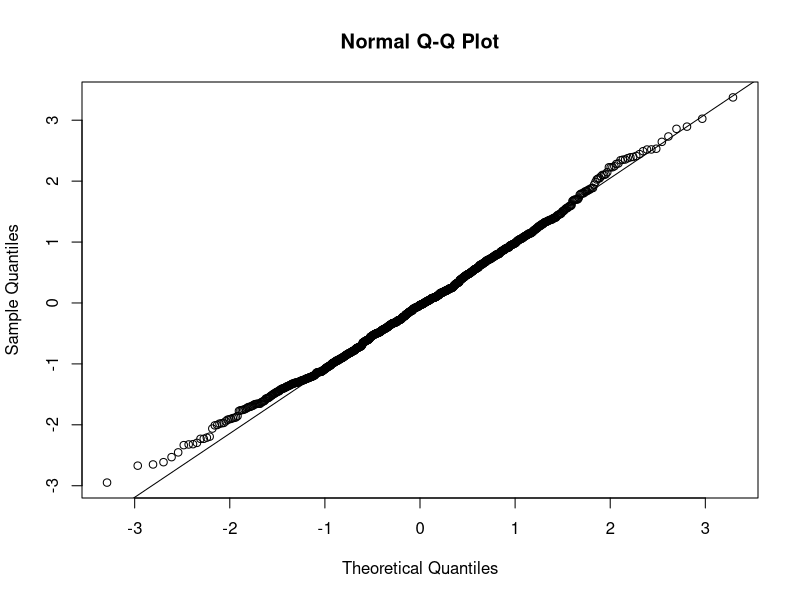
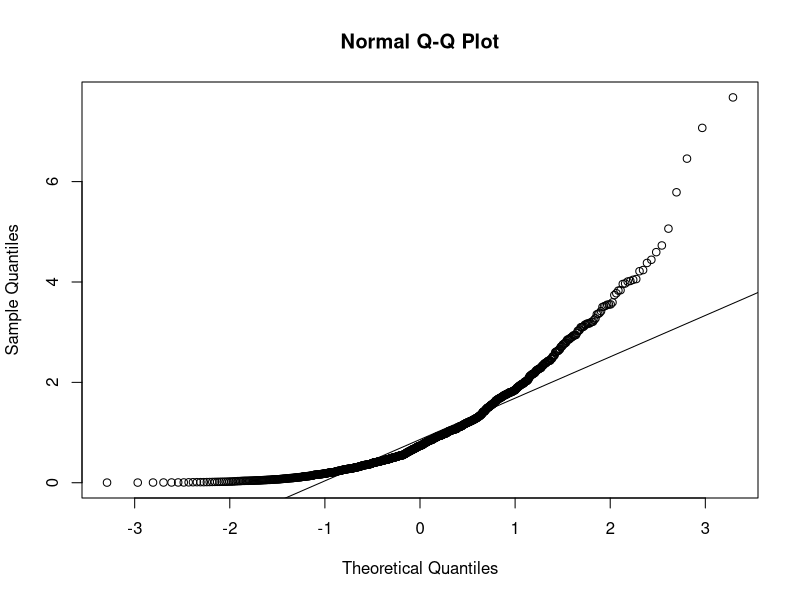
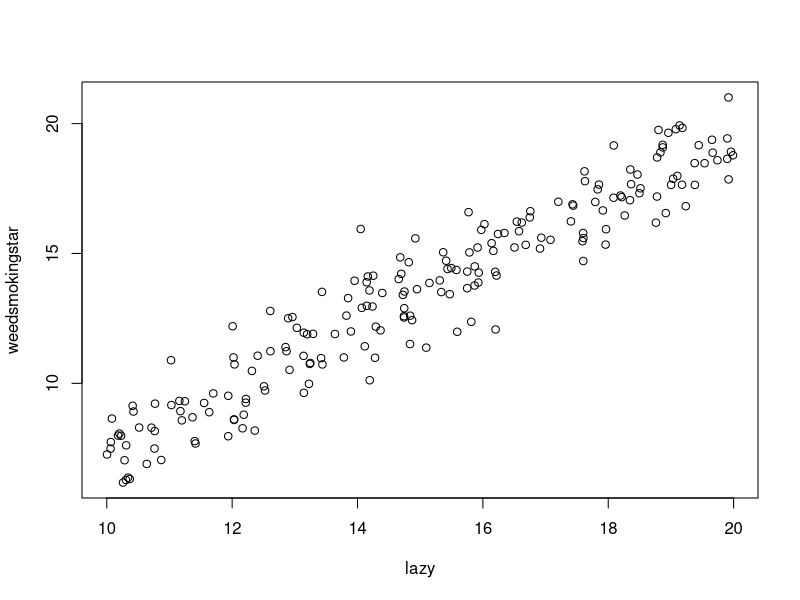
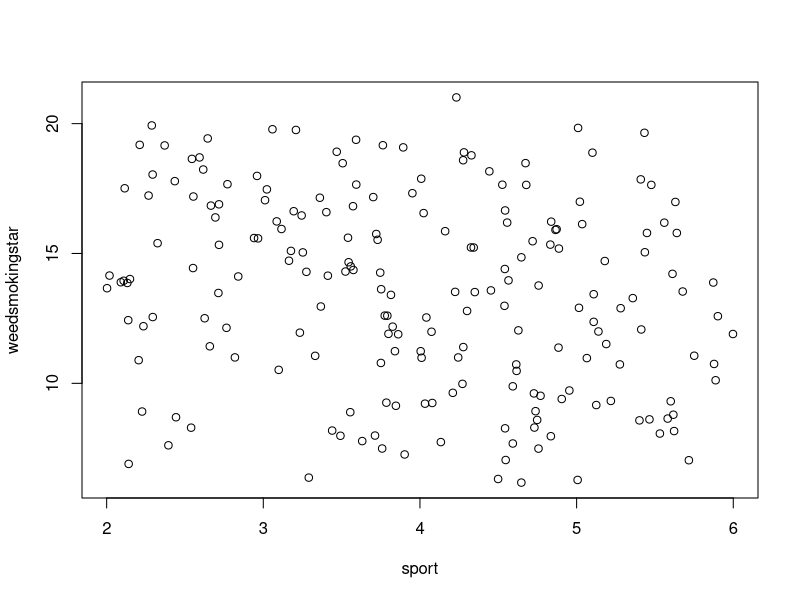
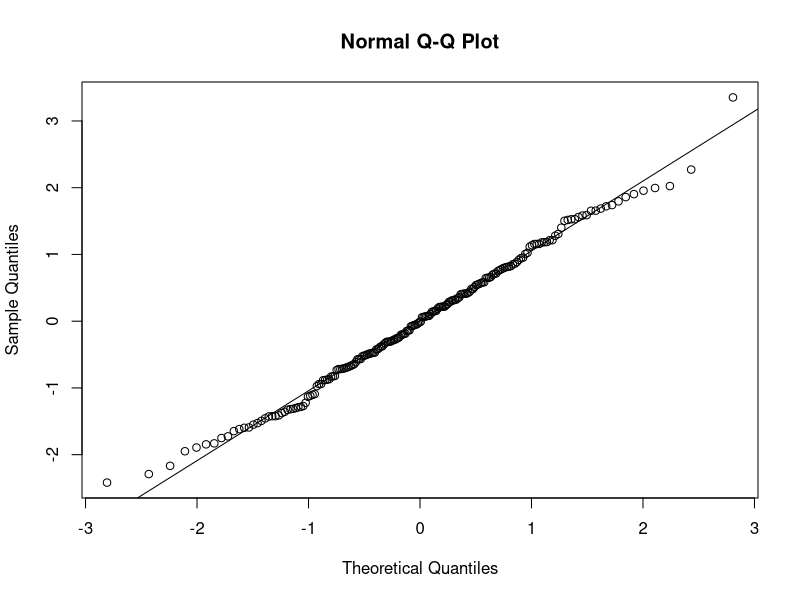
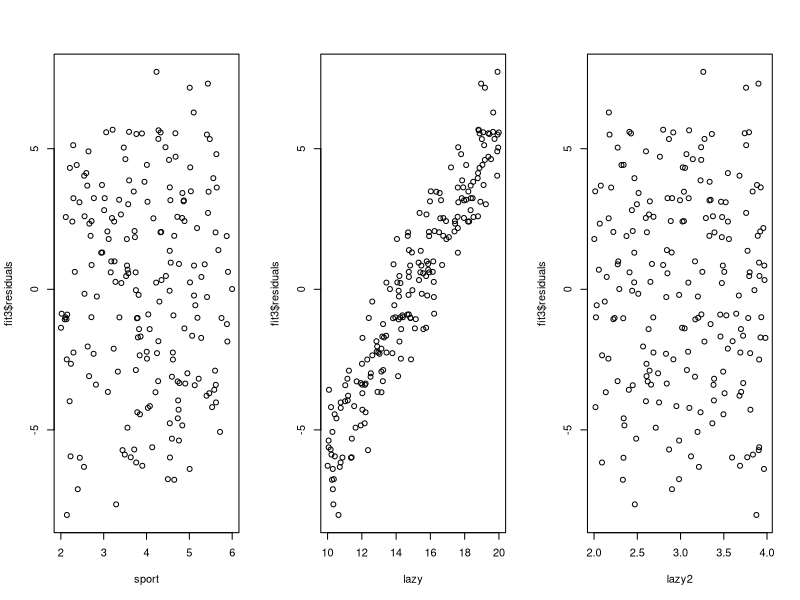
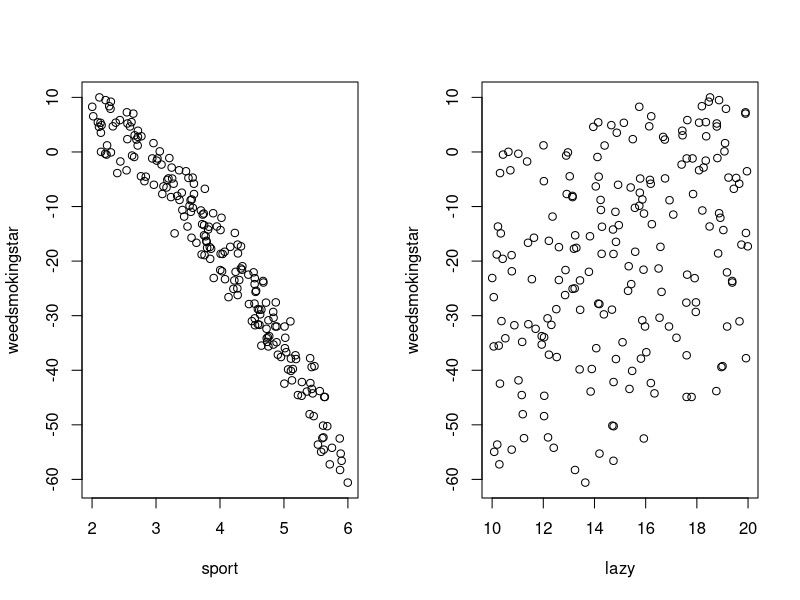
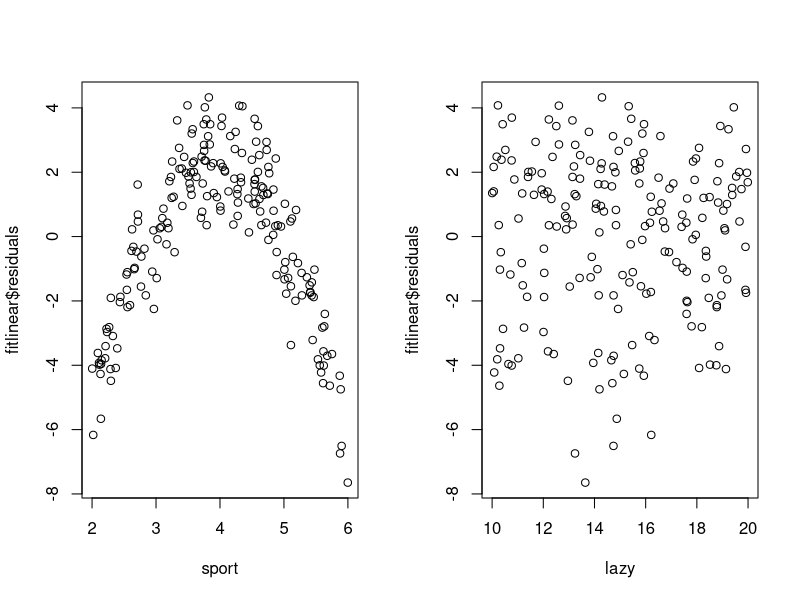

Write the R code that produced these figures, in order.
## ---- chunk 1
knitr::opts_chunk$set(echo = TRUE)
## ---- chunk 2
##Genrate data from normal distribution
x <- rnorm(1000) 
qqnorm(x) ## Normal probability plot
qqline(x)
##Genrate data from exponential distribution
x <- rexp(1000, rate = 1) 
qqnorm(x) ## Normal probability plot
qqline(x)
## ---- chunk 3
n<-200 ##The size of observed data
sport <- runif(n, 2, 6)
lazy <- runif(n, 10, 20)
lazy2 <- runif(n, 2, 4)
lazy3 <- runif(n, 2, 5)
lazy4 <- runif(n, 3, 7)

# true model:
error <- rnorm(n) ##random error
weedsmokingstar <- -3.5 - 0.25 * sport + 1.2 * lazy + error

##linear regression fit the data by least square
fit1 <- lm(weedsmokingstar ~ sport + lazy) ##fit regression model with
##predictor variables “sport”,” lazy”
summary(fit1) ##show the summary information of least square estimator

plot(lazy, weedsmokingstar) #### scatter plot lazy v.s weedsmokingstar
plot(sport, weedsmokingstar) #### scatter plot sport v.s weedsmokingstar
## ---- chunk 4
qqnorm(fit1$residuals)
qqline(fit1$residuals)
## ---- chunk 5
## comparison of sse under the true model and overfitting model
fit2<- lm(weedsmokingstar ~ sport + lazy+lazy2+lazy3+lazy4)##fit data by predictor
##variable sport, lazy, lazy2, lazy3, lazy4
SSE1 <- sum(fit1$residuals^2)
SSE2 <- sum(fit2$residuals^2)
list(model = SSE1 ,mode2 = SSE2)

# summary(fit1)
# summary(fit2)
## ---- chunk 6
## comparison of residual under the true model and underfitting model
fit3<- lm(weedsmokingstar ~ sport )###model underfitting
layout(matrix(1:3, ncol = 3))###present multiple plot together
plot(sport,fit3$residuals)###scatter plot residuals v.s sport (predictor variable)
plot(lazy,fit3$residuals)###scatter plot residuals v.s lazy (predictor variable)
plot(lazy2,fit3$residuals)###scatter plot residuals v.s lazy (predictor variable)
## ---- chunk 7
#(a) true model (nonlinear model):
error <- rnorm(n) ##random error
weedsmokingstar <- -3.5 - 2* sport^2 + 1.2* lazy + error ## true model is linear model

##scatter plot "X" v.s "weedsmokingstar "Y"
layout(matrix(1:2, ncol = 2))
plot(sport, weedsmokingstar)
plot(lazy, weedsmokingstar)

### Fit data by linear model
fitlinear<- lm(weedsmokingstar ~ sport + lazy)##linear model fitting
plot(sport,fitlinear$residuals)
plot(lazy,fitlinear$residuals)
## ---- chunk 8
n <- 500## The size of observed data
sport <- runif(n, 0, 6)
lazy <- runif(n, 3, 5)
for (i in 1:n){
error[i] <- rnorm(1, mean = 0, sd=(0.5*sport[i])) ##random error
}
weedsmokingstar <- -3.5 - 2 * sport+ 10 * lazy + error ## true model is linear model 

##scatter plot "X" v.s "weedsmokingstar "Y"
layout(matrix(1:2, ncol = 2))
plot(sport, weedsmokingstar)
plot(lazy, weedsmokingstar)

### Fit data by linear model
fitlinear<- lm(weedsmokingstar ~ sport + lazy)##linear model fitting
plot(sport,fitlinear$residuals)
plot(lazy,fitlinear$residuals)
